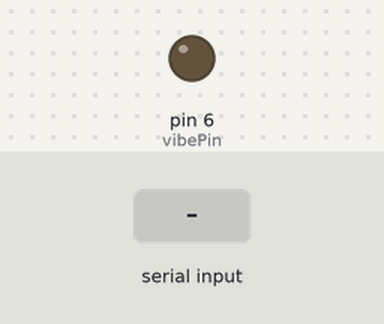
A sketch run on a simulated Arduino Uno, built with avr-gcc and run on an emulated ATmega328P. On the bench: output pins drawn as LEDs (lit = HIGH). Inputs (shaded band) come from the test bench.

Above: at 1.2 s.
1.3 s: byte 30 received over Serial
At 2.4 s:
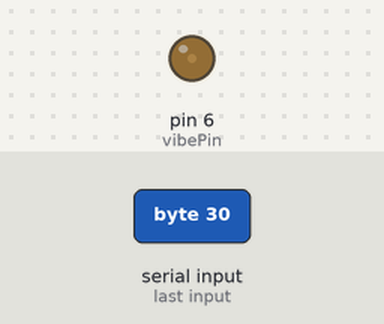
2.8 s: byte 90 received over Serial
At 3.5 s:
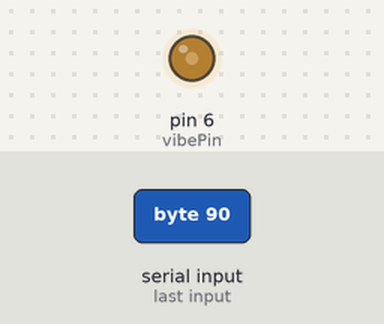
Timing chart, 0 to 5.8 s (numbered marks = the images above; inputs shaded):
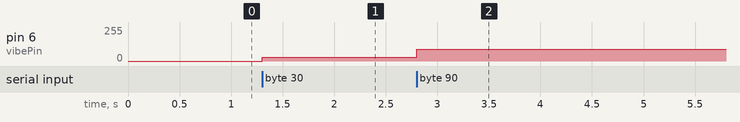

Measured:
- after the input at 1.3 s, pin 6 (vibePin): 0/255 → 30/255 at once
- after the input at 2.8 s, pin 6 (vibePin): 30/255 → 90/255 at once

The sketch:

Heather_VibeMotor_final.ino
```cpp
int value = 0;
int vibePin = 6;

void setup() {
  Serial.begin(57600);
  pinMode(vibePin, OUTPUT);
}

void loop() {
  // read serial-data, if available
  while (Serial.available()) {
    //value = 0;
    value = Serial.read();
    analogWrite(vibePin,value);
  }

}
```
